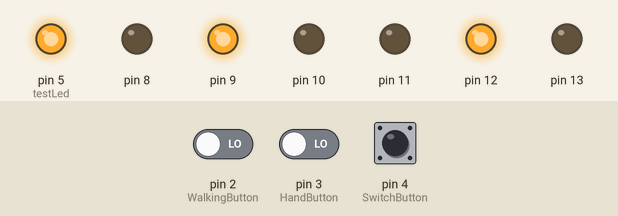
Simulated run of this sketch. Board: Arduino Uno, built with avr-gcc and run on an emulated ATmega328P. Parts: output pins drawn as LEDs (lit = HIGH). The inputs (shaded band) are chosen by the test bench; at power-on: pin 2 (WalkingButton) LOW, pin 3 (HandButton) LOW, pin 4 (SwitchButton) HIGH.

Above: at 8.8 s.
8.9 s: pin 2 (WalkingButton) driven HIGH and pin 3 (HandButton) driven HIGH
At 10.4 s:
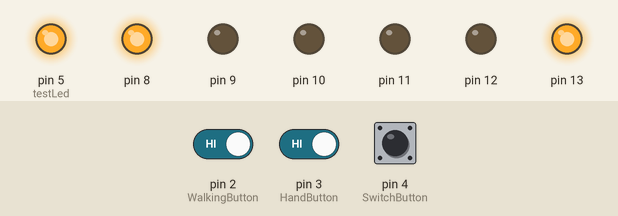
At 15.4 s:
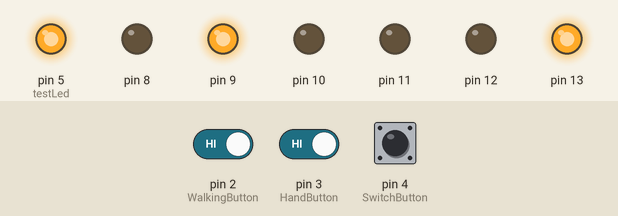
22.5 s: pin 3 (HandButton) driven HIGH
At 30.5 s:
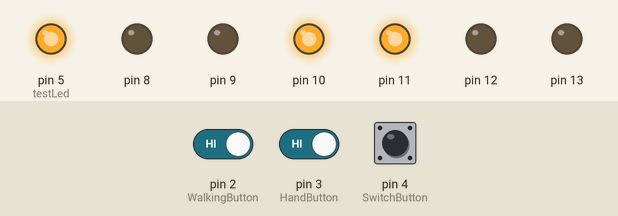
Timing chart, 0 to 37.4 s (numbered marks = the images above; inputs shaded):
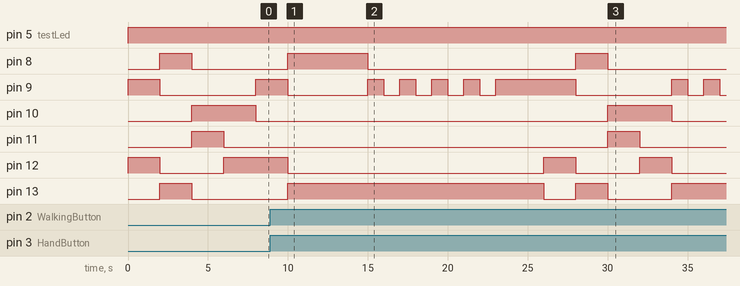

Measured:
- after the input at 8.9 s, pin 8: goes on until 15.0 s, then stays LOW; pin 12: goes on until 10.0 s, then stays LOW; pin 13: goes on until 10.0 s, then stays HIGH

The sketch:

GiaAn_Traffic.ino
```cpp
#include "GiaAnLed.h"
#include "GiaAnTraffic.h"

GiaAnTraffic traffic(3, 2, 2);
const int WalkingButton = 2;
const int HandButton = 3;
const int SwitchButton = 4;
const int testLed = 5;
int buttonState = 0;

void setup() {

  //ButtonPin
  pinMode(WalkingButton, INPUT);
  pinMode(HandButton, INPUT);
  pinMode(SwitchButton, INPUT);
  pinMode(testLed, OUTPUT);

  //Traffic Light

  traffic.setPin(8, 9, 10);
  traffic.setCounterPin(11, 12, 13);

  traffic.setup();
}

int walking_cnt = 0;
int hand_cnt = 0;
int switch_cnt = 0;

void loop() {
  int WalkingState = digitalRead(WalkingButton);
  int HandState = digitalRead(HandButton);
  int SwitchState = digitalRead(SwitchButton);

  walking_cnt += WalkingState;
  hand_cnt += HandState;
  switch_cnt += SwitchState;

  switch (switch_cnt & 1) {
    case 0:
      if (walking_cnt & 1) {
        traffic.WalkingState();
      } else {
        traffic.NormalState();
      }
      break;
    case 1:
      digitalWrite(testLed, HIGH);
      traffic.HandState(hand_cnt);
      break;
  }
}
```

GiaAnLed.h
```cpp
class GiaAnLed {
private:
  int LedPin = 0;
  int on_time = 0;
  int off_time = 0;
  int prev_millis = 0;
  int state = LOW;
public:
  void setup(int LedPin = 0, int on_time = 0, int off_time = 0) {
    this -> LedPin = LedPin;
    this -> on_time = on_time;
    this -> off_time = off_time;

    pinMode(LedPin, OUTPUT);
  }

  void blink() {
    int curr_millis = millis();
    if (state == LOW && curr_millis - prev_millis >= off_time) {
      prev_millis = curr_millis;
      state = HIGH;
      digitalWrite(LedPin, state);
    }
    else if (state == HIGH && curr_millis - prev_millis >= on_time) {
      prev_millis = curr_millis;
      state = LOW;
      digitalWrite(LedPin, state);
    }
  }

  int getPin() {
    return LedPin;
  }

  int getOnTime() {
    return on_time;
  }
};
```

GiaAnTraffic.h
```cpp
class GiaAnTraffic {
private:
  int state;

  int greenPin;
  int yellowPin;
  int redPin;

  int counter_greenPin;
  int counter_yellowPin;
  int counter_redPin;

  int greenTime;
  int yellowTime;
  int redTime;

  void MainLight(int green, int yellow, int red) {
    digitalWrite(greenPin, green);
    digitalWrite(yellowPin, yellow);
    digitalWrite(redPin, red);
  }

  void CounterLight(int green, int yellow, int red) {
    digitalWrite(counter_greenPin, green);
    digitalWrite(counter_yellowPin, yellow);
    digitalWrite(counter_redPin, red);
  }

  void runGreenState() {
    MainLight(1, 0, 0);
    for (int i = greenTime; i >= 0; i--) {
      CounterLight(0, 0, 1);
      delay(1000);
    }
  }

  void runYellowState() {
    MainLight(0, 1, 0);
    for (int i = yellowTime; i >= 0; i--) {
      CounterLight(0, 0, 1);
      delay(1000);
    }
  }

  void runRedState() {
    MainLight(0, 0, 1);
    for (int i = redTime; i >= 0; i--) {
      if (i >= yellowTime) {
        CounterLight(1, 0, 0);
      } else {
        CounterLight(0, 1, 0);
      }
      delay(1000);
    }
  }

public:
  GiaAnTraffic(int RedTime, int YellowTime, int GreenTime)
      : state(-1), redTime(RedTime), yellowTime(YellowTime), greenTime(GreenTime) {}

  void setPin(int greenPin, int yellowPin, int redPin) {
    this -> greenPin = greenPin;
    this -> yellowPin = yellowPin;
    this -> redPin = redPin;
  }

  void setCounterPin(int greenPin, int yellowPin, int redPin) {
    counter_greenPin = greenPin;
    counter_yellowPin = yellowPin;
    counter_redPin = redPin;
  }

  void setup() {
    for (int i = 8; i <= 13; i++) {
      pinMode(i, OUTPUT);
    }
  }
  void NormalState() {
    state++;
    switch (state % 3) {
      case 0:
        runRedState();
        break;
      case 1:
        runGreenState();
        break;
      case 2:
        runYellowState();
        break;
    }
  }

  void WalkingState() {
    NormalState();
    CounterLight(0, 0, 1);
    for (int i = 3; i >= 0; i--) {
      MainLight(0, 1, 0);
      delay(1000);
      MainLight(0, 0, 0);
      delay(1000);
    }
    NormalState();
  }

  void HandState(int HandState) {
    switch (HandState & 1) {
      case 0:
        MainLight(0, 1, 0);
        CounterLight(0, 1, 0);
        delay(2000);
        MainLight(1, 0, 0);
        CounterLight(0, 0, 1);
        delay(2000);
        break;
      case 1:
        MainLight(0, 1, 0);
        CounterLight(0, 0, 1);
        delay(2000);
        MainLight(0, 0, 1);
        CounterLight(1, 0, 0);
        delay(2000);
        break;
    }
  }
};
```
